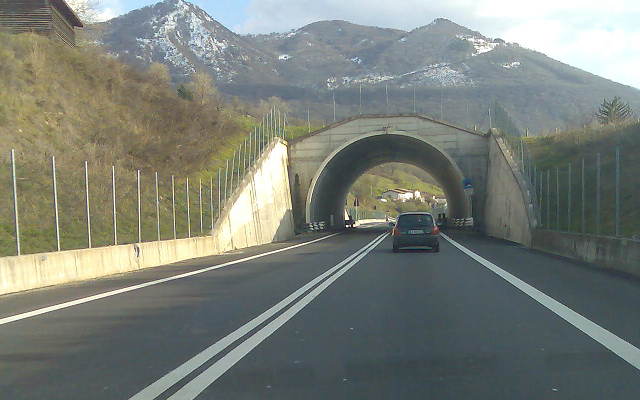
#> input picture Image/road_lane_640x400.png, 640 x 400 px
$ jupyter execute DetectLaneWithHough.ipynb
#> lines starting #> are read from the running program, lines starting #| are printed output that depends on the picture; after the words box and inside, x2 and y2 are one past the last pixel; in counts of white or black regions, pixels touching at a corner belong together
[cell 1]
import PIL as pil
from matplotlib import pyplot as plt
import numpy as np
import math
from datetime import datetime
import cv2

[cell 2]
# Define some common functions
def img2array(img):
    nrow = img.size[1]
    ncol = img.size[0]
    img_map = img.load()
    myarray = np.zeros([nrow,ncol,3], dtype=np.uint8)
    for i in range(nrow):
        for j in range(ncol):
            myarray[i,j,0] = img_map[j,i][0]
            myarray[i,j,1] = img_map[j,i][1]
            myarray[i,j,2] = img_map[j,i][2]
    return myarray

def rgb2gray(rgb):

    r, g, b = rgb[:,:,0], rgb[:,:,1], rgb[:,:,2]
    gray = 0.2989 * r + 0.5870 * g + 0.1140 * b

    return gray

def gaussian_kernel(size, sigma=1):
    size = int(size) // 2
    x, y = np.mgrid[-size:size+1, -size:size+1]
    normal = 1 / (2.0 * np.pi * sigma**2)
    g =  np.exp(-((x**2 + y**2) / (2.0*sigma**2))) * normal
    return g

mygauss = gaussian_kernel(5, sigma=1.4)

def applyGaussFilter(image, kernel):
    n, m = image.shape
    new_image = np.zeros([n,m])

    for i in range(0,n):
        for j in range(0,m):
            mysum = 0;
            if i-2 >= 0 and i-2 < n and j-2 >= 0 and j-2 < m:
                mysum = mysum + image[i-2,j-2]*kernel[0,0]
            if i-2 >= 0 and i-2 < n and j-1 >= 0 and j-1 < m:
                mysum = mysum + image[i-2,j-1]*kernel[0,1]
            if i-2 >= 0 and i-2 < n and j >= 0 and j < m:
                mysum = mysum + image[i-2,j]*kernel[0,2]
            if i-2 >= 0 and i-2 < n and j+1 >= 0 and j+1 < m:
                mysum = mysum + image[i-2,j+1]*kernel[0,3]
            if i-2 >= 0 and i-2 < n and j+2 >= 0 and j+2 < m:
                mysum = mysum + image[i-2,j+2]*kernel[0,4]
            if i-1 >= 0 and i-1 < n and j-2 >= 0 and j-2 < m:
                mysum = mysum + image[i-1,j-2]*kernel[1,0]
            if i-1 >= 0 and i-1 < n and j-1 >= 0 and j-1 < m:
                mysum = mysum + image[i-1,j-1]*kernel[1,1]
            if i-1 >= 0 and i-1 < n and j >= 0 and j < m:
                mysum = mysum + image[i-1,j]*kernel[1,2]
            if i-1 >= 0 and i-1 < n and j+1 >= 0 and j+1 < m:
                mysum = mysum + image[i-1,j+1]*kernel[1,3]
            if i-1 >= 0 and i-1 < n and j+2 >= 0 and j+2 < m:
                mysum = mysum + image[i-1,j+2]*kernel[1,4]
            if i >= 0 and i < n and j-2 >= 0 and j-2 < m:
                mysum = mysum + image[i,j-2]*kernel[2,0]
            if i >= 0 and i < n and j-1 >= 0 and j-1 < m:
                mysum = mysum + image[i,j-1]*kernel[2,1]
            if i >= 0 and i < n and j >= 0 and j < m:
                mysum = mysum + image[i,j]*kernel[2,2]
            if i >= 0 and i < n and j+1 >= 0 and j+1 < m:
                mysum = mysum + image[i,j+1]*kernel[2,3]
            if i >= 0 and i < n and j+2 >= 0 and j+2 < m:
                mysum = mysum + image[i,j+2]*kernel[2,4]
            if i+1 >= 0 and i+1 < n and j-2 >= 0 and j-2 < m:
                mysum = mysum + image[i+1,j-2]*kernel[3,0]
            if i+1 >= 0 and i+1 < n and j-1 >= 0 and j-1 < m:
                mysum = mysum + image[i+1,j-1]*kernel[3,1]
            if i+1 >= 0 and i+1 < n and j >= 0 and j < m:
                mysum = mysum + image[i+1,j]*kernel[3,2]
            if i+1 >= 0 and i+1 < n and j+1 >= 0 and j+1 < m:
                mysum = mysum + image[i+1,j+1]*kernel[3,3]
            if i+1 >= 0 and i+1 < n and j+2 >= 0 and j+2 < m:
                mysum = mysum + image[i+1,j+2]*kernel[3,4]
            if i+2 >= 0 and i+2 < n and j-2 >= 0 and j-2 < m:
                mysum = mysum + image[i+2,j-2]*kernel[4,0]
            if i+2 >= 0 and i+2 < n and j-1 >= 0 and j-1 < m:
                mysum = mysum + image[i+2,j-1]*kernel[4,1]
            if i+2 >= 0 and i+2 < n and j >= 0 and j < m:
                mysum = mysum + image[i+2,j]*kernel[4,2]
            if i+2 >= 0 and i+2 < n and j+1 >= 0 and j+1 < m:
                mysum = mysum + image[i+2,j+1]*kernel[4,3]
            if i+2 >= 0 and i+2 < n and j+2 >= 0 and j+2 < m:
                mysum = mysum + image[i+2,j+2]*kernel[4,4]
            new_image[i,j] = mysum

    return new_image

def calculateGradient(img):
    m, n = img.shape
    Gx = np.zeros([m, n])
    Gy = np.zeros([m, n])
    G = np.zeros([m,n])
    theta = np.zeros([m,n])
    for i in range(1,m-1):
        for j in range(1,n-1):
            Gx[i, j] = 1.0*img[i+1,j-1] + 2.0*img[i+1,j] + 1.0*img[i+1,j+1] - 1.0*img[i-1,j-1] - 2.0*img[i-1,j] - 1.0*img[i-1,j+1]
            Gy[i, j] = - 1.0*img[i-1,j+1] - 2.0*img[i,j+1] - 1.0*img[i+1,j+1] + 1.0*img[i-1,j-1] + 2.0*img[i,j-1] + 1.0*img[i+1,j-1]
            G[i,j] = math.sqrt(Gx[i,j]*Gx[i,j]+Gy[i,j]*Gy[i,j])
            if Gy[i,j]!=0:
                theta[i,j] = math.atan(Gx[i,j]/Gy[i,j])

    return Gx,Gy,G,theta

def non_max_suppression(img, D):
    M, N = img.shape
    Z = np.zeros((M,N), dtype=np.int32)
    angle = D * 180. / np.pi
    angle[angle < 0] += 180


    for i in range(1,M-1):
        for j in range(1,N-1):
            try:
                q = 255
                r = 255

               #angle 0
                if (0 <= angle[i,j] < 22.5) or (157.5 <= angle[i,j] <= 180):
                    q = img[i, j+1]
                    r = img[i, j-1]
                #angle 45
                elif (22.5 <= angle[i,j] < 67.5):
                    q = img[i+1, j-1]
                    r = img[i-1, j+1]
                #angle 90
                elif (67.5 <= angle[i,j] < 112.5):
                    q = img[i+1, j]
                    r = img[i-1, j]
                #angle 135
                elif (112.5 <= angle[i,j] < 157.5):
                    q = img[i-1, j-1]
                    r = img[i+1, j+1]

                if (img[i,j] >= q) and (img[i,j] >= r):
                    Z[i,j] = img[i,j]
                else:
                    Z[i,j] = 0

            except IndexError as e:
                pass

    return Z

def doublethreshold(img, lowThresholdRatio=0.05, highThresholdRatio=0.09):

    highThreshold = img.max() * highThresholdRatio;
    lowThreshold = highThreshold * lowThresholdRatio;

    M, N = img.shape
    img_out = np.zeros((M,N), dtype=np.int32)

    weak = np.int32(100)
    strong = np.int32(255)

    for i in range(0, M):
        for j in range(0, N):
            if img[i,j]>= highThreshold:
                img_out[i,j] = strong
            elif img[i,j] < highThreshold and img[i,j] >= lowThreshold:
                img_out[i,j] = weak
            else:
                img_out[i,j] = 0

    return (img_out, weak, strong)

def hysteresis(img, weak, strong=255):
    M, N = img.shape
    img_out = np.copy(img)
    for i in range(1, M-1):
        for j in range(1, N-1):
            if (img_out[i,j] == weak):
                try:
                    if ((img_out[i+1, j-1] == strong) or (img_out[i+1, j] == strong) or (img_out[i+1, j+1] == strong)
                        or (img_out[i, j-1] == strong) or (img_out[i, j+1] == strong)
                        or (img_out[i-1, j-1] == strong) or (img_out[i-1, j] == strong) or (img_out[i-1, j+1] == strong)):
                        img_out[i, j] = strong
                    else:
                        img_out[i, j] = 0
                except IndexError as e:
                    pass
    return img_out

def region_of_interest(img, vertices):
    mask = np.zeros_like(img)
    match_mask_color = 255
    cv2.fillPoly(mask, vertices, match_mask_color)
    masked_image = cv2.bitwise_and(img, mask)
    return masked_image

[cell 3]
apic = pil.Image.open("../Image/road_lane_640x400.png")
#> apic is the input picture: PIL image 640x400 RGB; mean R, G, B 121.9, 127.1, 119.6
origimg = img2array(apic)
revimg = np.zeros([origimg.shape[0], origimg.shape[1],3],dtype=np.uint8)
myimg = np.zeros([origimg.shape[0], origimg.shape[1],3],dtype=np.uint8)

nR = origimg.shape[0]
#> nR = 400
nC = origimg.shape[1]
#> nC = 640

print("nR: ", nR)
#| nR:  400
print("nC: ", nC)
#| nC:  640

# Revert the picture upside down.
for i in range(nR):
    for j in range(nC):
        revimg[i,j,0] = origimg[nR-i-1,j,0]
        revimg[i,j,1] = origimg[nR-i-1,j,1]
        revimg[i,j,2] = origimg[nR-i-1,j,2]
        myimg[i,j,0] = origimg[i,j,0]
        myimg[i,j,1] = origimg[i,j,1]
        myimg[i,j,2] = origimg[i,j,2]
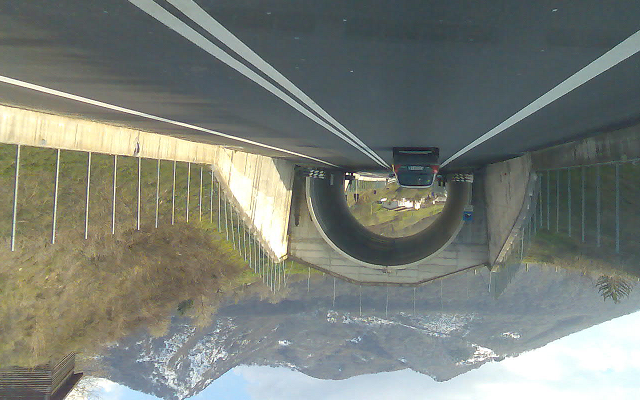
#> revimg: shape (400, 640, 3); mean R, G, B 121.9, 127.1, 119.6

for i in range(nR):
    for j in range(nC):
        if i > 180:
            revimg[i,j,0] = 0
            revimg[i,j,1] = 0
            revimg[i,j,2] = 0

plt.imshow(revimg, origin='lower')

[cell 4]
# Change to gray scale image
start_time = datetime.now()
mygrayimg = rgb2gray(revimg)
end_time = datetime.now()
print('Duration - {}: {}'.format("rgb2gray", end_time - start_time))

# Apply Gaussian Filter
start_time = datetime.now()
mygraysmoothimg=applyGaussFilter(mygrayimg, mygauss)
#> after the loop in applyGaussFilter, `for i in range(0,n):`:
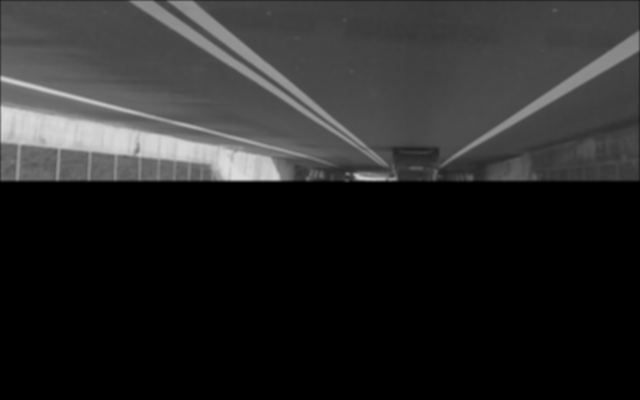
#> new_image: shape (400, 640) float64; min 0, max 219.6, mean 40.5
end_time = datetime.now()
print('Duration - {}: {}'.format("ApplyGaussFilter", end_time - start_time))
# Calculate Gradients and Angles
start_time = datetime.now()
Gx, Gy, G, theta = calculateGradient(mygraysmoothimg)
#> after the loop in calculateGradient, `for i in range(1,m-1):`:
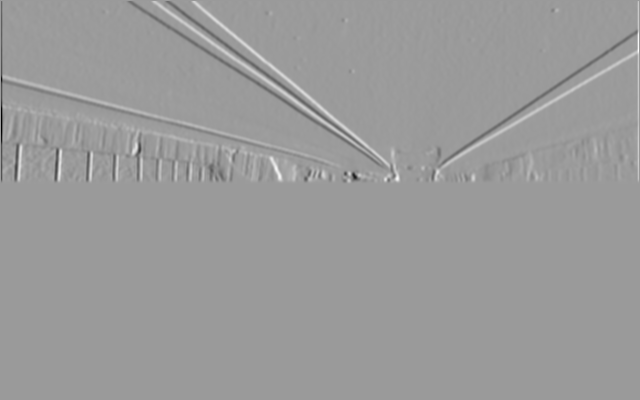
#> Gy: shape (400, 640) float64; min -312.7, max 201.8, mean 0.2; drawn with min black and max white
#> after the loop in calculateGradient, `for i in range(1,m-1):`:
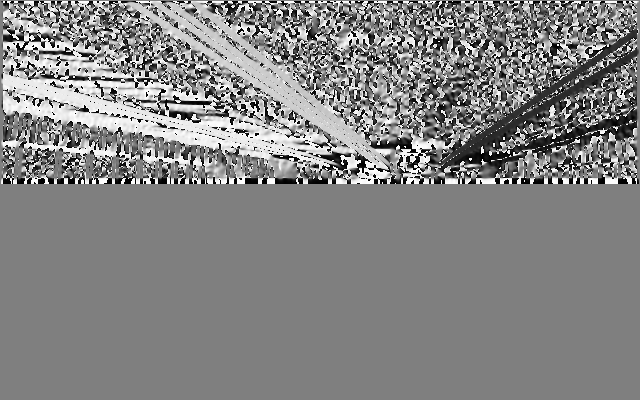
#> theta: shape (400, 640) float64; min -1.57, max 1.57, mean 0.0629; drawn with min black and max white
end_time = datetime.now()
print('Duration - {}: {}'.format("calculateGradient", end_time - start_time))
# Calculate Non Max Suppression
start_time = datetime.now()
NMS_G = non_max_suppression(G, theta)
#> after the loop in non_max_suppression, `for i in range(1,M-1):`:
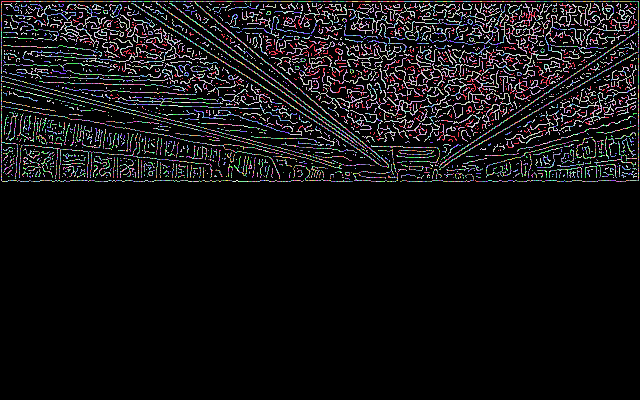
#> Z: shape (400, 640) int32; 374 distinct labels, from 0 to 478; one colour per label, 0 black
end_time = datetime.now()
print('Duration - {}: {}'.format("non_max_suppression", end_time - start_time))
# Calculate double threshold
start_time = datetime.now()
mythreshold, weak, strong = doublethreshold(NMS_G, 0.001, 0.1)
#> in doublethreshold, `highThreshold = img.max() * highThresholdRatio;`: highThreshold = 47.8
#> in doublethreshold, `lowThreshold = highThreshold * lowThresholdRatio;`: lowThreshold = 0.0478
#> after the loop in doublethreshold, `for i in range(0, M):`:
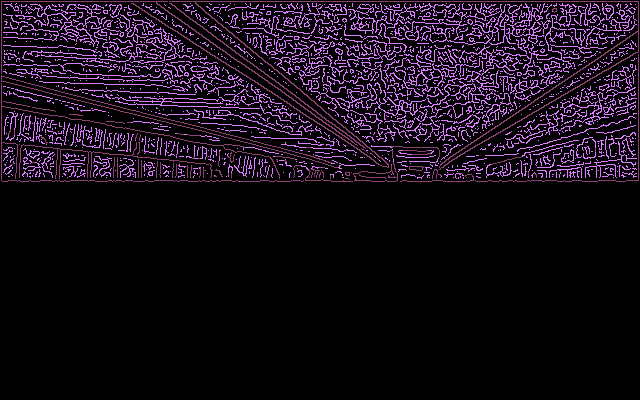
#> img_out: shape (400, 640) int32; 3 distinct labels, from 0 to 255; one colour per label, 0 black
#> weak = 100; strong = 255
end_time = datetime.now()
print('Duration - {}: {}'.format("threshold", end_time - start_time))
# Calculate hysteresis
start_time = datetime.now()
myhysteresis = hysteresis(mythreshold, weak)
#> after the loop in hysteresis, `for i in range(1, M-1):`:
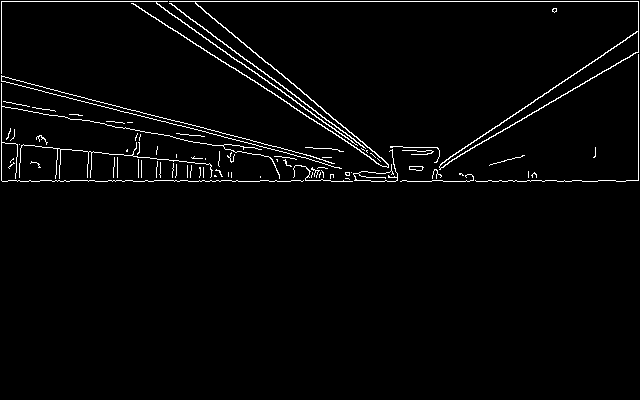
#> img_out: shape (400, 640) int32; 2.5% white in thin lines or dots, all inside (x1, y1, x2, y2) = (1, 1, 639, 182)
end_time = datetime.now()
print('Duration - {}: {}'.format("hysteresis", end_time - start_time))

[cell 5]
# Smooth vs. Hysteresis
f, axarr = plt.subplots(1,2, figsize=(20, 20))
axarr[0].imshow(mygraysmoothimg, cmap='gray', origin='lower')
axarr[1].imshow(myhysteresis, cmap='gray', origin='lower')

[cell 6]
def hough_line(img, theta_res=1, rho_res=1, pfrac=0.1):
    x_max = img.shape[0]
    y_max = img.shape[1]

    theta_max = 1.0 * math.pi
    theta_min = 0.0

    r_min = 0.0
    r_max = math.hypot(x_max, y_max)
    r_dim = 200
    theta_dim = 300

    thetas = np.zeros((theta_dim,1))
    rhos = np.zeros((r_dim,1))
    hough_space = np.zeros((r_dim,theta_dim))

    for x in range(x_max):
        for y in range(y_max):
            if img[x,y]:
                for itheta in range(theta_dim):
                    theta = 1.0 * itheta * theta_max / theta_dim
                    r = x * math.cos(theta) + y * math.sin(theta)
                    ir = int(r_dim * ( 1.0 * r ) / r_max)
                    if ir >= 0 and ir < r_dim:
                        hough_space[ir,itheta] = hough_space[ir,itheta] + 1


    return hough_space, thetas, rhos

[cell 7]
start_time = datetime.now()
myHoughimg, thetas, rhos = hough_line(myhysteresis, 0.6, 3.64, 0.1)
#> after the loop in hough_line, `for x in range(x_max):`:
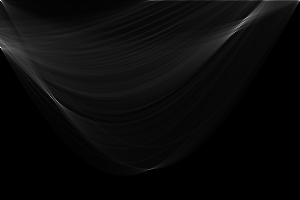
#> hough_space: shape (200, 300) float64; min 0, max 660, mean 27.1; drawn with min black and max white
#> thetas = 300 values from 0 to 0; rhos = 200 values from 0 to 0
end_time = datetime.now()
print('Duration: {}'.format(end_time - start_time))

[cell 8]
# Orig vs. Gray vs. Hough transform
f, axarr = plt.subplots(1,3, figsize=(20, 20))
axarr[0].imshow(revimg, origin='lower')
axarr[1].imshow(myhysteresis, cmap='gray', origin='lower')
axarr[2].imshow(myHoughimg, origin='lower')

[cell 9]
import scipy.ndimage.filters as filters
import scipy.ndimage as ndimage

neighborhood_size = 20
threshold = 300

width, height = myhysteresis.shape
#> width = 400; height = 640
r_max = np.ceil(np.sqrt(width * width + height * height))   # max_dis
#> r_max = 755
theta_max = np.pi
r_dim, theta_dim = myHoughimg.shape
#> r_dim = 200; theta_dim = 300

x_max = width
#> x_max = 400
y_max = height
#> y_max = 640

# GxH, GyH, GH, thetaH = calculateGradient(myHoughimg)

epsilon = 0.000001
x, y = [], []

for i in range(r_dim):
    for j in range(theta_dim):
        if np.abs(myHoughimg[i,j]) > threshold:
            x.append(j)
            y.append(i)
#> after the loop, y = 31 values from 0 to 102

# Filter zeros.
tmpx = np.copy(x)
tmpy = np.copy(y)
#> tmpy = 31 values from 0 to 102
x, y = [], []
for i in range(len(tmpx)):
    if tmpx[i] > 0 and tmpy[i] > 0:
        x.append(tmpx[i])
        y.append(tmpy[i])

# Keep only the bigest in
tmpx = np.copy(x)
tmpy = np.copy(y)
x, y = [], []

while len(tmpx)>0:

    maxval = myHoughimg[tmpy[0], tmpx[0]]
    current_maxx = tmpx[0]
    current_maxy = tmpy[0]

    for i in range(len(tmpx)):
        if myHoughimg[tmpy[i], tmpx[i]]> maxval:
            maxval = myHoughimg[tmpy[i], tmpx[i]]
            current_maxx = tmpx[i]
            current_maxy = tmpy[i]

    x.append(current_maxx)
    y.append(current_maxy)

    # Remove the biggest and local maximum nearby
    newx = []
    newy = []

    for i in range(len(tmpx)):
        if np.sqrt(np.abs(tmpx[i] - current_maxx)*np.abs(tmpx[i] - current_maxx) + np.abs(tmpy[i] - current_maxy)*np.abs(tmpy[i] - current_maxy)) > neighborhood_size:
            newx.append(tmpx[i])
            newy.append(tmpy[i])

    tmpx = newx
    tmpy = newy

    print("new len: ", len(newx))
#> this loop made 4 passes
#> after the loop, x = [245, 1, 1, 57]; y = [18, 1, 48, 101]


print("x_len: ", len(x))
#| x_len:  4
print("x: ", x)
#| x:  [245, 1, 1, 57]
print("y: ", y)
#| y:  [18, 1, 48, 101]

[cell 10]
plt.imshow(myHoughimg, origin='lower')
tick_locs = [i for i in range(0,theta_dim,40)]
tick_lbls = [round( (1.0 * i * theta_max) / theta_dim,1) for i in range(0,theta_dim,40)]
plt.xticks(tick_locs, tick_lbls)

tick_locs = [i for i in range(0,r_dim,20)]
tick_lbls = [round( (1.0 * i * r_max ) / r_dim,1) for i in range(0,r_dim,20)]
plt.yticks(tick_locs, tick_lbls)

plt.autoscale(False)
plt.plot(x,y, 'ro')
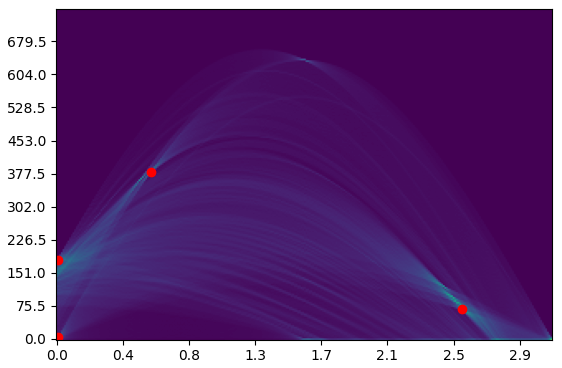
#> figure drawn by matplotlib, 1 panel

[cell 11]
# Step 4: Plot lines

line_index = 1
width, height = myhysteresis.shape
r_max = np.ceil(np.sqrt(width * width + height * height))
theta_max = np.pi
r_dim, theta_dim = myHoughimg.shape

x_max = width
y_max = height

f, axarr = plt.subplots(1,2, figsize=(15, 15))
axarr[0].imshow(myhysteresis, origin='lower')
axarr[1].imshow(myhysteresis, origin='lower')


for i,j in zip(y, x):

    r = round( (1.0 * i * r_max ) / r_dim,1)
    theta = round( (1.0 * j * theta_max) / theta_dim,1)


    axarr[1].autoscale(False)

    px = []
    py = []
    for i in range(-y_max-40,y_max+40,1):
        px.append( math.cos(-theta) * i - math.sin(-theta) * r )
        py.append( math.sin(-theta) * i + math.cos(-theta) * r )

    axarr[1].plot(px,py, linewidth=1)
#> this loop made 4 passes
#> (j, r, theta) on passes 1, 3, 4: (245, 68, 2.6), (1, 181.2, 0), (57, 381.3, 0.6)
#> (j, r, theta) on pass 2: (1, 3.8, 0)
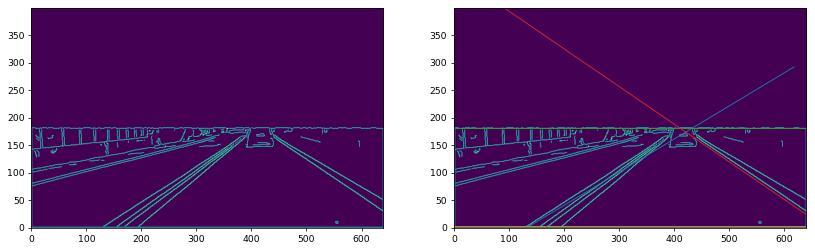
#> figure drawn by matplotlib, 2 panels
